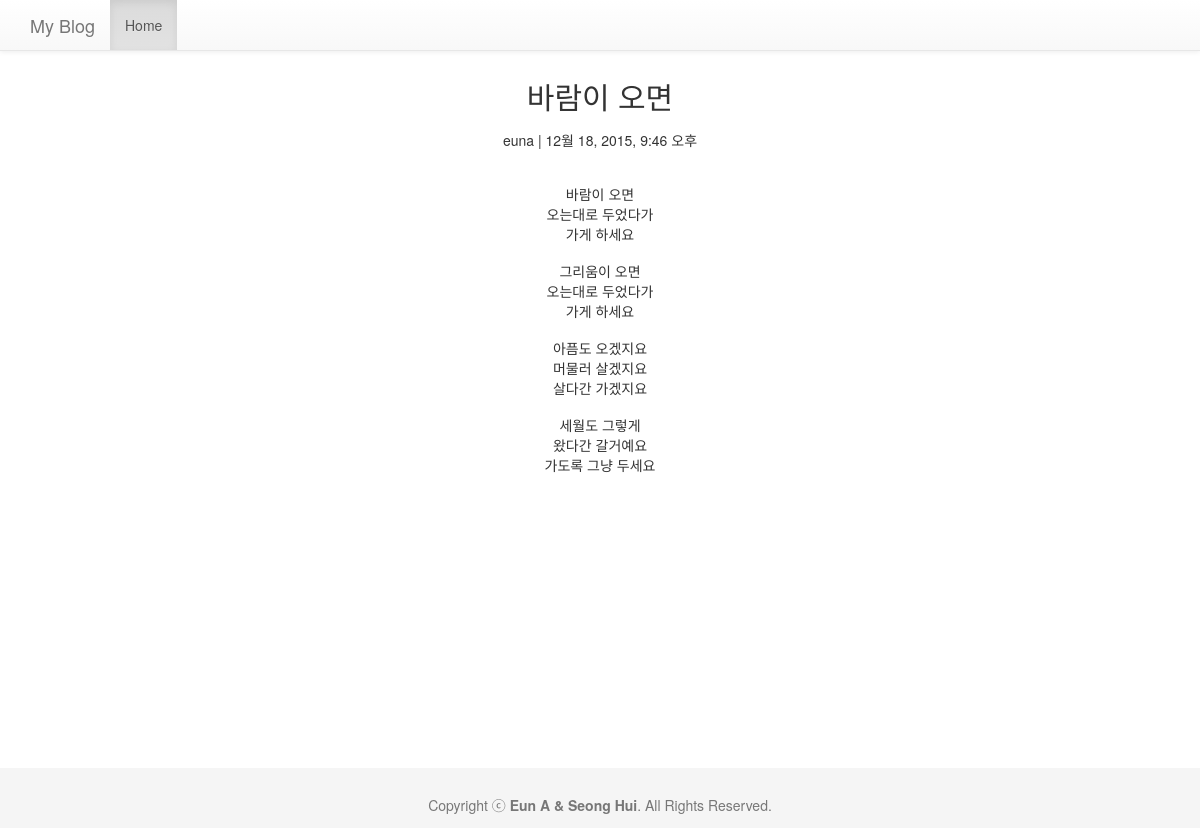
The page /blog/9/ on the database its author committed.
### blog/models.py (models this page shows, shortened)
class Post(models.Model):
    author = models.ForeignKey('auth.User')
    subject = models.CharField(max_length=200)
    content = models.TextField()
    created_date = models.DateTimeField(default=timezone.now)

### blog/views.py (the view)
# urls.py: url(r'^(?P<post_id>\d+)/$', views.content, name="content"),
def content(request, post_id):
    post = get_object_or_404(Post, pk=post_id)
    return render(request, 'blog/content.html', {'post': post})

### blog/templates/blog/content.html
{% extends "base_blog.html" %}
{% block blog_contents %}
{% if post %}
<h2>{{ post.subject }}</h2>
<p>{{ post.author }} | {{ post.created_date }}</p>
<p>{{ post.content|linebreaks }}</p>
{% endif %}
{% endblock blog_contents %}

### static/mystyle.css (style rules this page uses)
html { position: relative; min-height: 100%; }
body { margin-bottom: 60px; }

### templates/base.html (style rules this page uses)
* { text-align : center; }
p { padding-top:7px; }

### rows shown on the page
Post: subject "바람이 오면", author "euna", created_date "12월 18, 2015, 9:46 오후", content "바람이 오면 오는대로 두었다가 가게 하세요 그리움이 오면 오는대로 두었다가 가게 하세요 아픔도 오겠지요 머물러 살겠지요 살다간 가겠지요 세월도 그렇게 왔다간 갈거예요 가도록 그냥 두세요"
